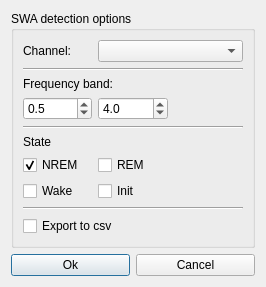
<?xml version="1.0" encoding="UTF-8"?>
<ui version="4.0">
 <class>SWADetectDialog</class>
 <widget class="QDialog" name="SWADetectDialog">
  <property name="geometry">
   <rect>
    <x>0</x>
    <y>0</y>
    <width>266</width>
    <height>274</height>
   </rect>
  </property>
  <property name="windowTitle">
   <string>Dialog</string>
  </property>
  <property name="windowIcon">
   <iconset resource="../resources/misleep.qrc">
    <normaloff>:/logo/logo.png</normaloff>:/logo/logo.png</iconset>
  </property>
  <layout class="QGridLayout" name="gridLayout">
   <item row="0" column="0" colspan="2">
    <widget class="QGroupBox" name="groupBox">
     <property name="title">
      <string>SWA detection options</string>
     </property>
     <layout class="QGridLayout" name="gridLayout_2">
      <item row="2" column="0" colspan="3">
       <widget class="QLabel" name="label_2">
        <property name="text">
         <string>Frequency band:</string>
        </property>
       </widget>
      </item>
      <item row="0" column="1" colspan="2">
       <widget class="QComboBox" name="ChannelComBox"/>
      </item>
      <item row="3" column="1">
       <widget class="QDoubleSpinBox" name="FreqHighEditor">
        <property name="decimals">
         <number>1</number>
        </property>
        <property name="value">
         <double>4.000000000000000</double>
        </property>
       </widget>
      </item>
      <item row="0" column="0">
       <widget class="QLabel" name="label">
        <property name="text">
         <string>Channel:</string>
        </property>
       </widget>
      </item>
      <item row="9" column="0" colspan="3">
       <widget class="QCheckBox" name="ExportCheckbox">
        <property name="text">
         <string>Export to csv</string>
        </property>
       </widget>
      </item>
      <item row="7" column="1">
       <widget class="QCheckBox" name="InitCheckbox">
        <property name="text">
         <string>Init</string>
        </property>
       </widget>
      </item>
      <item row="3" column="0">
       <widget class="QDoubleSpinBox" name="FreqLowEditor">
        <property name="decimals">
         <number>1</number>
        </property>
        <property name="value">
         <double>0.500000000000000</double>
        </property>
       </widget>
      </item>
      <item row="1" column="0" colspan="3">
       <widget class="Line" name="line">
        <property name="orientation">
         <enum>Qt::Horizontal</enum>
        </property>
       </widget>
      </item>
      <item row="5" column="0" colspan="3">
       <widget class="QLabel" name="label_4">
        <property name="text">
         <string>State</string>
        </property>
       </widget>
      </item>
      <item row="8" column="0" colspan="3">
       <widget class="Line" name="line_4">
        <property name="orientation">
         <enum>Qt::Horizontal</enum>
        </property>
       </widget>
      </item>
      <item row="6" column="0">
       <widget class="QCheckBox" name="NREMCheckbox">
        <property name="text">
         <string>NREM</string>
        </property>
        <property name="checked">
         <bool>true</bool>
        </property>
       </widget>
      </item>
      <item row="7" column="0">
       <widget class="QCheckBox" name="WakeCheckbox">
        <property name="text">
         <string>Wake</string>
        </property>
       </widget>
      </item>
      <item row="6" column="1">
       <widget class="QCheckBox" name="REMCheckbox">
        <property name="text">
         <string>REM</string>
        </property>
       </widget>
      </item>
      <item row="4" column="0" colspan="3">
       <widget class="Line" name="line_3">
        <property name="orientation">
         <enum>Qt::Horizontal</enum>
        </property>
       </widget>
      </item>
     </layout>
    </widget>
   </item>
   <item row="1" column="0">
    <widget class="QPushButton" name="OKBt">
     <property name="text">
      <string>Ok</string>
     </property>
    </widget>
   </item>
   <item row="1" column="1">
    <widget class="QPushButton" name="CancelBt">
     <property name="text">
      <string>Cancel</string>
     </property>
    </widget>
   </item>
  </layout>
 </widget>
 <resources>
  <include location="../resources/misleep.qrc"/>
 </resources>
 <connections/>
</ui>
